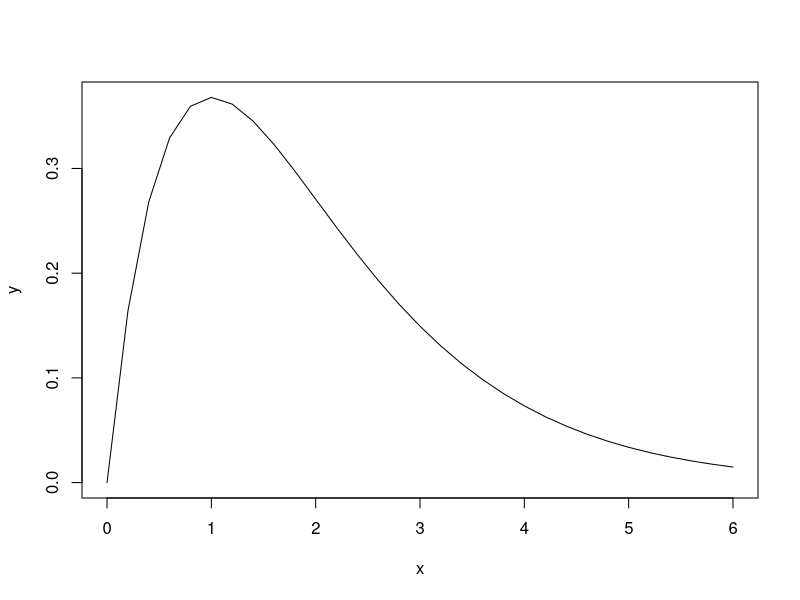

This figure's R source:
# page number: 292

e <- function(l,x){
  if(x>=0){
    return(l^2*x*exp(-l*x))
  }else{
    return(0)
  }
}

x<-seq(0,6,0.2);
y<-list()
for(i in x){
  y<-c(y,e(1,i))
}
plot(x,y,type='l')
